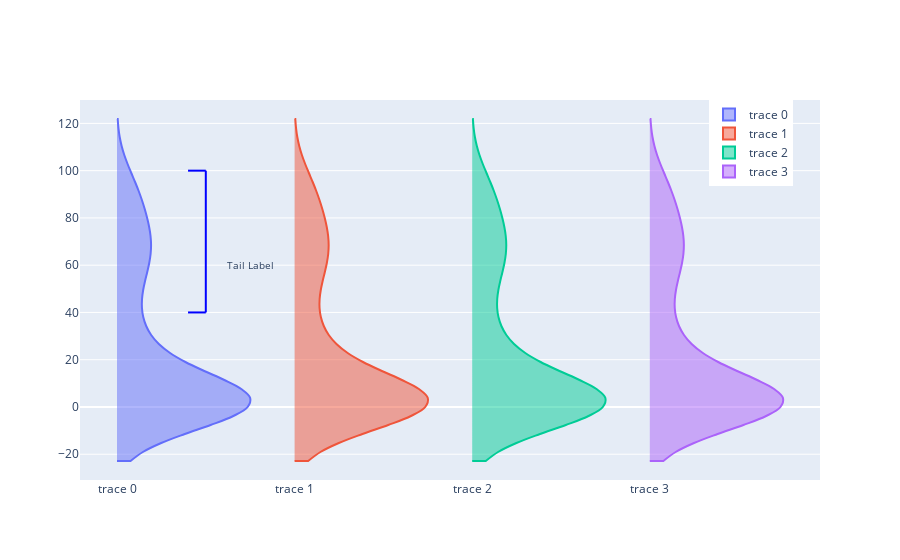

The code cell stored with this chart in its notebook:
### Code cell
fig = go.Figure()

data = go.Violin(y=vals, side='positive')
fig.add_traces(data)
fig.add_traces(data)
fig.add_traces(data)
fig.add_traces(data)
fig.update_traces(width=1.5)

fig.add_annotation(
    x=0.75,
    y=60,
    text='Tail Label',
    font_size=10,
    showarrow=False,
    xref='x1', yref='y1')
fig.update_layout(
    shapes=[
        dict(type='line', xref='x1', yref='y1',
             x0='0.5', y0='40', x1='0.5', y1='100', line_color='blue'),
        dict(type='line', xref='x1', yref='y1',
             x0='0.4', y0='40', x1='0.5', y1='40', line_color='blue'),
        dict(type='line', xref='x1', yref='y1',
             x0='0.4', y0='100', x1='0.5', y1='100', line_color='blue'),
    ]
)
fig.update_layout(legend=dict(x=0.85, y=1.0))

fig.show()

### Figure 1 — Plotly figure (JSON) as saved in the notebook; plotly's stock layout.template omitted (floating-point values rounded to 4 significant figures; data arrays with more than 128 entries replaced by an {"elided": "..."} marker saying what was removed)
{"data": [{"side": "positive", "type": "violin", "width": 1.5, "y": {"elided": "200 float values"}}, {"side": "positive", "type": "violin", "width": 1.5, "y": {"elided": "200 float values"}}, {"side": "positive", "type": "violin", "width": 1.5, "y": {"elided": "200 float values"}}, {"side": "positive", "type": "violin", "width": 1.5, "y": {"elided": "200 float values"}}], "layout": {"annotations": [{"font": {"size": 10}, "showarrow": false, "text": "Tail Label", "x": 0.75, "xref": "x", "y": 60, "yref": "y"}], "legend": {"x": 0.85, "y": 1.0}, "shapes": [{"line": {"color": "blue"}, "type": "line", "x0": "0.5", "x1": "0.5", "xref": "x", "y0": "40", "y1": "100", "yref": "y"}, {"line": {"color": "blue"}, "type": "line", "x0": "0.4", "x1": "0.5", "xref": "x", "y0": "40", "y1": "40", "yref": "y"}, {"line": {"color": "blue"}, "type": "line", "x0": "0.4", "x1": "0.5", "xref": "x", "y0": "100", "y1": "100", "yref": "y"}]}}
